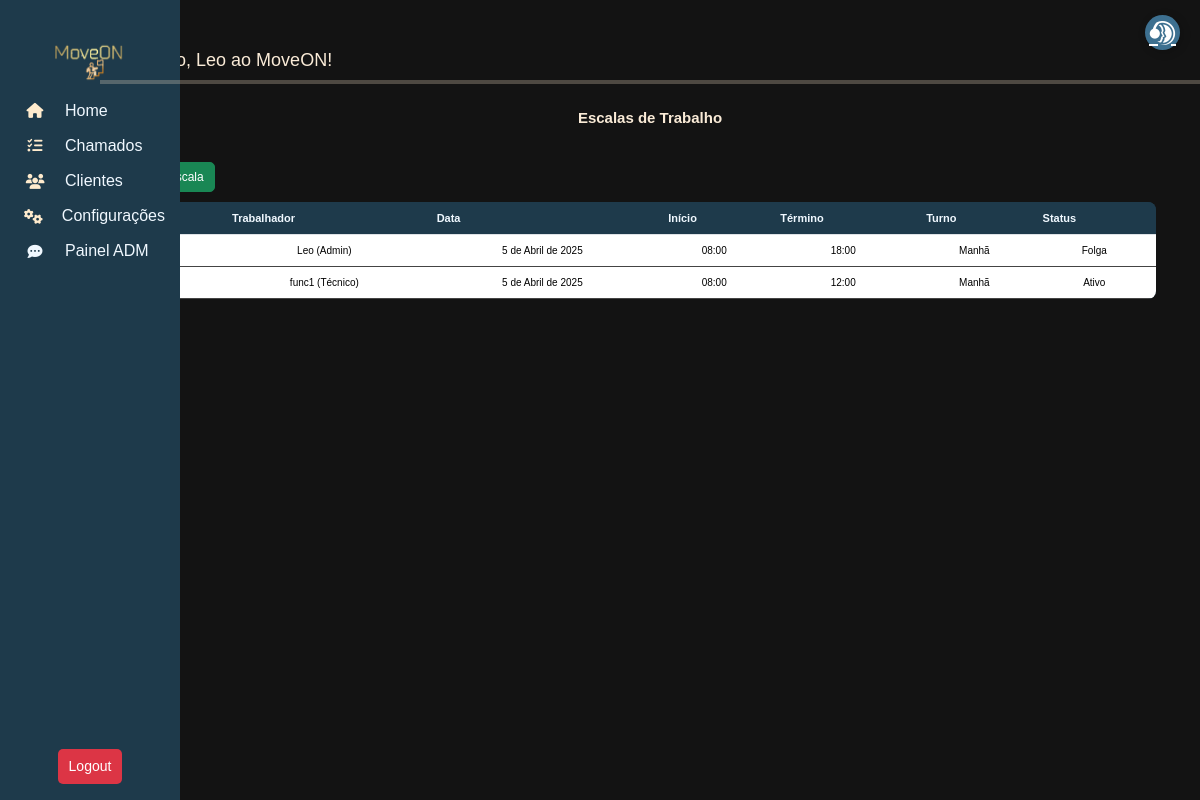
/workschedule/work-schedules/ (signed in), run on the app's committed database.
### move_on/models.py (models this page shows)
class User(AbstractUser):
    client = models.ForeignKey(Profile, on_delete=models.CASCADE, related_name="users", null=True, blank=True, db_column='client')
    role = models.ForeignKey(Role, on_delete=models.SET_NULL, null=True, blank=True, db_column='role')
    groups = models.ManyToManyField(
        'auth.Group',
        related_name='move_on_users',
        blank=True
    )
    user_permissions = models.ManyToManyField(
        'auth.Permission',
        related_name='move_on_users',
        blank=True
    )
    class Meta:
        db_table = "users"
    def __str__(self):
        return f"{self.username} ({self.role})" if self.role else self.username

class Role(models.Model):
    name = models.CharField("Nome do Papel", max_length=50, unique=True)
    description = models.TextField("Descrição", blank=True, null=True)
    class Meta:
        db_table = "roles"
    def __str__(self):
        return self.name

### work_schedule/models.py (models this page shows, shortened)
class WorkSchedule(models.Model):
    SHIFT_CHOICES = [
        ('morning', 'Manhã'),
        ('afternoon', 'Tarde'),
        ('night', 'Noite')
    ]
    STATUS_CHOICES= [
        ('active', 'Ativo'),
        ('day_off', 'Folga'),
        ('absent', 'Ausente')
    ]
    worker = models.ForeignKey(settings.AUTH_USER_MODEL, on_delete=models.CASCADE, null=True, blank=True)
    date = models.DateField()
    start_time = models.TimeField()
    end_time = models.TimeField()
    shift_type = models.CharField(max_length=10, choices=SHIFT_CHOICES)
    status = models.CharField(max_length=10, choices=STATUS_CHOICES, default='active')
    override_day_off = models.BooleanField(default=False)  # Permite edição manual da folga
    created_at = models.DateTimeField(auto_now_add=True)
    updated_at = models.DateTimeField(auto_now=True)
    class Meta:
        unique_together = ('worker', 'date', 'start_time', 'end_time')
        ordering = ['date', 'start_time']
        db_table = 'workschedule'

### work_schedule/views.py (the view)
# urls.py: path('work-schedules/', WorkScheduleListView.as_view(), name='work_schedule_list'),
class WorkScheduleListView(ListView):
    model = WorkSchedule
    template_name = 'schedule/work_schedule_list.html'
    context_object_name = 'schedules'

### work_schedule/templates/schedule/work_schedule_list.html (shortened to what this page needs)
{% extends "Menu/menu.html" %} {% block content %}
<link rel="stylesheet" href="https://cdn.jsdelivr.net/npm/bootstrap-icons/font/bootstrap-icons.css" />
<h4 style="margin: 25px; text-align: center">
     Escalas de Trabalho
</h4>
<a href="{% url 'work_schedule_create' %}" class="btn btn-success" style="margin: 10px">
    <i class="bi bi-plus"></i>
    Nova Escala
</a>
<div class="table-responsive">
    <table class="table table-sm table-striped">
        <thead class="text-center">
            <tr>
                <th>Ações</th>
                <th>Trabalhador</th>
                <th>Data</th>
                <th>Início</th>
                <th>Término</th>
                <th>Turno</th>
                <th>Status</th>
            </tr>
            {% for schedule in schedules %}
            <tr>
                <td><a href="{% url 'work_schedule_edit' schedule.id %}">Editar</a></td>
                <td>{{ schedule.worker }}</td>
                <td>{{ schedule.date }}</td>
                <td>{{ schedule.start_time }}</td>
                <td>{{ schedule.end_time }}</td>
                <td>{{ schedule.get_shift_type_display }}</td>
                <td>{{ schedule.get_status_display }}</td>
            </tr>
            {% endfor %}
    </table>
    {% endblock %}

### move_on/templates/Menu/menu.html (shortened to what this page needs)
{% load static %}
<head>
  <link href="https://cdn.jsdelivr.net/npm/bootstrap@5.3.3/dist/css/bootstrap.min.css" rel="stylesheet" />
  <link rel="stylesheet" href="https://cdnjs.cloudflare.com/ajax/libs/font-awesome/6.5.1/css/all.min.css" />
  <link rel="stylesheet" href="{% static 'css/styles.css' %}" />
</head>
<body>
  <nav class="sidebar">
    <h6> <img src="{% static 'image/moveon.png' %}" style="width: 100px; height:50px;"></h6>
    {% if user.is_authenticated %}
    <a href="/" data-bs-toggle="tooltip" data-bs-placement="right" title="Home">
      <i class="fas fa-home"></i> <span>Home</span>
    </a>
    <a href="{% url 'ticket_list' %}" data-bs-toggle="tooltip" data-bs-placement="right" title="Chamados">
      <i class="fas fa-tasks"></i> <span>Chamados</span>
    </a>
    <a href="{%url 'profile_list'%}" data-bs-toggle="tooltip" data-bs-placement="right" title="Clientes">
      <i class="fas fa-users"></i> <span>Clientes</span>
    </a>
    <a href="{% url 'params' %}" data-bs-toggle="tooltip" data-bs-placement="right" title="Configurações">
      <i class="fas fa-cogs"></i> <span>Configurações</span>
    </a>
    <a href="{% url 'chat_admin_panel' %}" data-bs-toggle="tooltip" data-bs-placement="right" title="Painel">
      <i class="fa-solid fa-comment-dots"></i><span>Painel ADM</span>
    </a>
    <form method="POST" action="{% url 'logout' %}">
      <button type="submit" class="btn btn-danger-2 w-100">Logout</button>
    </form>
    {% else %}
    <p>Necessário estar logado</p>
    {% endif %}
  </nav>
  <div class="content">
    <h3>
      {% block title %}Bem-vindo, {{ user.username }} ao MoveON!{% endblock %}
    </h3>
    <div class="bar-tab-color-preview">
      <hr style="border: none; height: 4px; background-color:blanchedalmond; margin: 0;">
    </div>
    {% block content %}{% endblock %}
  </div>
  <a href="{% url 'ticket_form' %}" class="support-btn" data-bs-toggle="tooltip" data-bs-placement="left"
    title="Novo Chamado">
    <i class="fa-brands fa-teamspeak"></i>
  </a>
</body>
</html>

### move_on/static/css/styles.css (style rules this page uses)
body { background-color: rgb(19, 19, 19); }
* { font-family: Verdana, Geneva, Tahoma, sans-serif; }
.sidebar { width: 60px; height: 100vh; background: #1e3a4b; position: fixed; top: 0; left: 0; display: flex; flex-direction: column; align-items: center; padding-top: 35px; transition: width 0.5s ease; }
h4, h6 { color: antiquewhite; font-weight: bolder; font-size: 15px; }
h3 { color: antiquewhite; font-size: 18px; }
.sidebar a { text-decoration: none; color: aliceblue; display: flex; align-items: center; gap: 10px; padding: 15px; width: 100%; white-space: nowrap; overflow: hidden; }
.sidebar a i { font-size: 15px; width: 40px; text-align: center; }
.content { margin-left: 100px; margin-top: 50px; }
.fa-home { color: blanchedalmond; }
.fa-tasks { color: blanchedalmond; }
.fa-users { color: blanchedalmond; }
.fa-cogs { color: blanchedalmond; }
.support-btn { position: fixed; top: 15px; right: 20px; background: #3d7090; color: white; border-radius: 50%; width: 35px; height: 35px; display: flex; align-items: center; justify-content: center; font-size: 1.5rem; box-shadow: 2px 2px 10px rgba(0, 0, 0, 0.2); transition: transform 0.2s ease-in-out; z-index: 1000; }
.table { width: 96%; border-collapse: collapse; background-color: #1e3a4b; border-radius: 8px; overflow: hidden; padding: 25px; }
.table th { background-color: #1e3a4b; color: aliceblue; padding: 10px; text-align: left; font-size: 11px; }
.table td { padding: 10px; border-bottom: 1px solid #444; font-size: 10px; }
.btn { padding: 5px 10px; font-size: 12px; border-radius: 5px; }
.btn-danger-2 { background-color: #dc3545; color: white; padding: 10px 20px; border-radius: 5px; margin-top: 50vh; }
@media (min-width: 820px) { .btn-danger-2 { margin-top: 60vh; font-size: 14px; padding: 6px 10px; } }

### data on the page
User: username "Leo"
WorkSchedule: worker "Leo (Admin)", date "5 de Abril de 2025", start_time "08:00", end_time "18:00", shift_type "Manhã", status "Folga"
WorkSchedule: worker "func1 (Técnico)", date "5 de Abril de 2025", start_time "08:00", end_time "12:00", shift_type "Manhã", status "Ativo"
